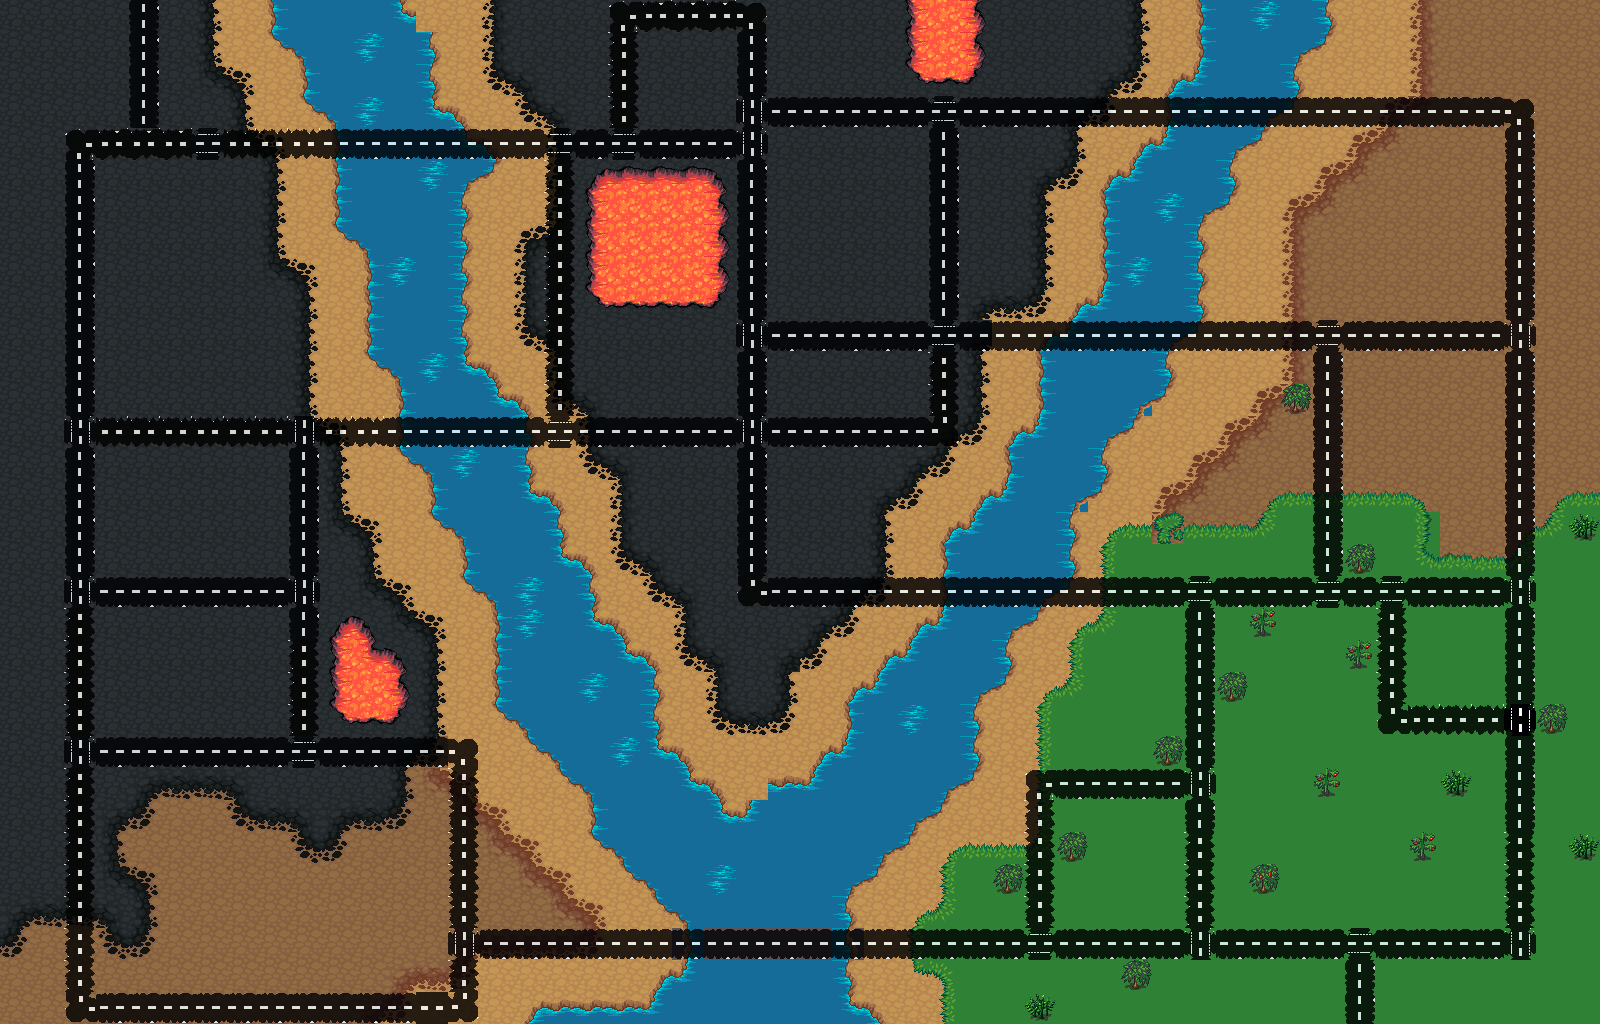

Rendered tile map (Tiled .tmx) drawn with the repository's tilesets; below, a short description and the map source with its tile grids summarised:
An orthogonal 50x32 tile map with 32x32 px tiles, 4 tile layers (Tile Layer 1, Tile Layer 2, Tile Layer 3, Tile Layer 4).

<map version="1.2" tiledversion="1.3.1" orientation="orthogonal" renderorder="right-down" compressionlevel="0" width="50" height="32" tilewidth="32" tileheight="32" infinite="0" nextlayerid="6" nextobjectid="1">
 <tileset firstgid="1" source="tiles.tsx" />
 <layer id="1" name="Tile Layer 1" width="50" height="32">
  <data>[1600 cells, 1600 non-empty, 10 distinct tile ids]</data>
 </layer>
 <layer id="2" name="Tile Layer 2" width="50" height="32">
  <data>[1600 cells, 419 non-empty, 50 distinct tile ids]</data>
 </layer>
 <layer id="3" name="Tile Layer 3" width="50" height="32" opacity="0.8">
  <data>[1600 cells, 330 non-empty, 13 distinct tile ids]</data>
 </layer>
 <layer id="5" name="Tile Layer 4" width="50" height="32">
  <data>[1600 cells, 19 non-empty, 6 distinct tile ids]</data>
 </layer>
</map>
